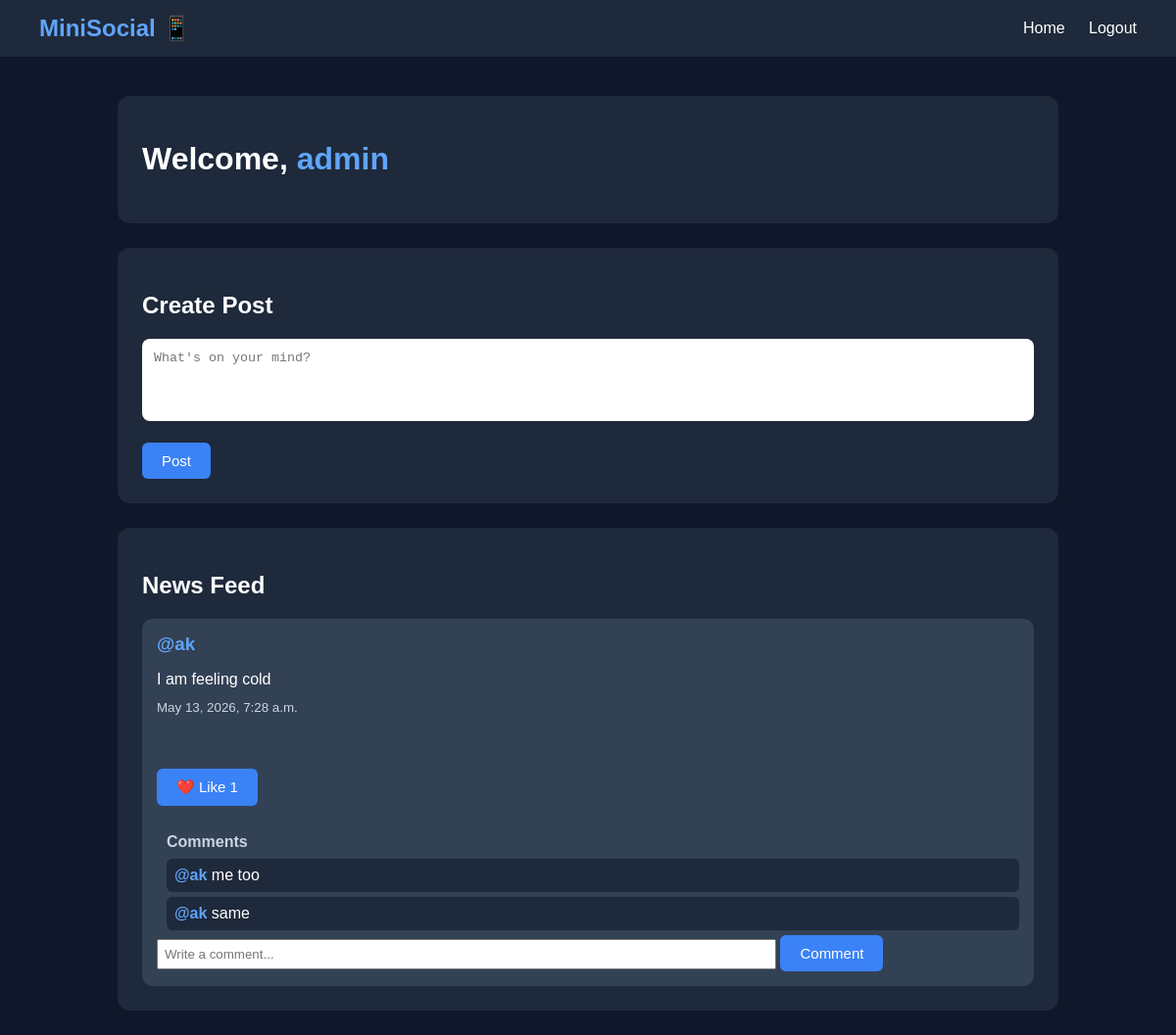
The app's page / (signed in) with its own data.
### posts/models.py (models this page shows, shortened)
class Post(models.Model):
    user=models.ForeignKey(User,on_delete=models.CASCADE)
    content=models.TextField()
    created_at=models.DateTimeField(auto_now_add=True)

### interactions/models.py (models this page shows, shortened)
class Comment(models.Model):
    user=models.ForeignKey(User,on_delete=models.CASCADE)
    post=models.ForeignKey(Post, on_delete=models.CASCADE,related_name="comments")
    content=models.TextField()
    created_at=models.DateTimeField(auto_now_add=True)

### accounts/views.py (the view)
# urls.py: path('', views.home,name="home"),
def home(request):
    if request.user.is_anonymous:
        return redirect("login")
    posts=Post.objects.all().order_by("-created_at") #- means newest first
    liked_posts = Like.objects.filter(user=request.user).values_list('post_id', flat=True)
    return render(request, "home.html", {
    "posts": posts,
    "liked_posts": liked_posts
})

### templates/home.html (shortened to what this page needs)
<!DOCTYPE html>
<html lang="en">
<head>
</head>
<body>
    <div class="navbar">
        <div class="logo">MiniSocial 📱</div>
        <div class="nav-links">
            <a href="/">Home</a>
            <a href="/logout/">Logout</a>
        </div>
    </div>
    <div class="container">
        <div class="welcome-box">
            <h1>
                Welcome,
                <a href="/profile/{{ user.username }}/"
                   style="color:#60a5fa; text-decoration:none;">
                    {{ user.username }}
                </a>
            </h1>
        </div>
        <div class="feed-box">
            <h2>Create Post</h2>
            <form method="POST" action="/posts/create/">
                <textarea name="content"
                          placeholder="What's on your mind?"
                          rows="4"
                          required></textarea>
                <br><br>
                <button type="submit">Post</button>
            </form>
        </div>
        <div class="feed-box">
            <h2>News Feed</h2>
            {% for post in posts %}
                <div class="post">
                    <h3>
                        <a href="/profile/{{ post.user.username }}/"
                           style="color:#60a5fa; text-decoration:none;">
                            @{{ post.user.username }}
                        </a>
                    </h3>
                    <p>{{ post.content }}</p>
                    <small>{{ post.created_at }}</small>
                    <br><br>
                    <br><br>
                    {% if post.id in liked_posts %}
                        <form method="POST" action="/interactions/like/{{ post.id }}/">
                            {% csrf_token %}
                            <button type="submit">💔 Unlike {{ post.likes.count }}</button>
                        </form>
                    {% else %}
                        <form method="POST" action="/interactions/like/{{ post.id }}/">
                            <button type="submit">❤️ Like {{ post.likes.count }}</button>
                        </form>
                    {% endif %}
                    <br>
                    <div style="margin-top:10px; padding-left:10px;">
                        <b style="color:#cbd5e1;">Comments</b>
                        <div style="margin-top:8px;">
                            {% for comment in post.comments.all %}
                                <div style="background:#1e293b; padding:8px; border-radius:6px; margin-bottom:5px;">
                                    <b style="color:#60a5fa;">
                                        @{{ comment.user.username }}
                                    </b>
                                    {{ comment.content }}
                                </div>
                            {% empty %}
                                <p style="color:#94a3b8;">No comments yet</p>
                            {% endfor %}
                        </div>
                    </div>
                    <form method="POST" action="/interactions/comment/{{ post.id }}/">
                        <input type="text"
                               name="content"
                               placeholder="Write a comment..."
                               style="width:70%; padding:6px;">
                        <button type="submit">Comment</button>
                    </form>
                </div>
            {% empty %}
                <p>No posts yet.</p>
            {% endfor %}
        </div>
    </div>
</body>
</html>

### templates/home.html (style rules this page uses)
body { margin:0; font-family:Arial,sans-serif; background:#0f172a; color:white; }
.navbar { background:#1e293b; padding:15px 40px; display:flex; justify-content:space-between; align-items:center; }
.logo { font-size:24px; font-weight:bold; color:#60a5fa; }
.nav-links a { color:white; text-decoration:none; margin-left:20px; }
.container { width:80%; margin:auto; margin-top:40px; }
.welcome-box { background:#1e293b; padding:25px; border-radius:12px; margin-bottom:25px; }
.feed-box { background:#1e293b; padding:25px; border-radius:12px; margin-bottom:25px; }
textarea { width:100%; padding:12px; border:none; border-radius:8px; resize:none; box-sizing:border-box; outline:none; }
button { padding:10px 20px; border:none; border-radius:6px; background:#3b82f6; color:white; cursor:pointer; font-size:15px; }
.post { background:#334155; padding:15px; border-radius:10px; margin-top:15px; }
.post h3 { margin:0; margin-bottom:10px; color:#60a5fa; }
.post p { margin-bottom:10px; }
small { color:#cbd5e1; }

### records on screen
Post: user.username "ak", content "I am feeling cold", created_at "May 13, 2026, 7:28 a.m.", likes.count "1"
Comment: user.username "ak", content "me too"
Comment: user.username "ak", content "same"

### other values on screen
{{ user.username }} "admin"
